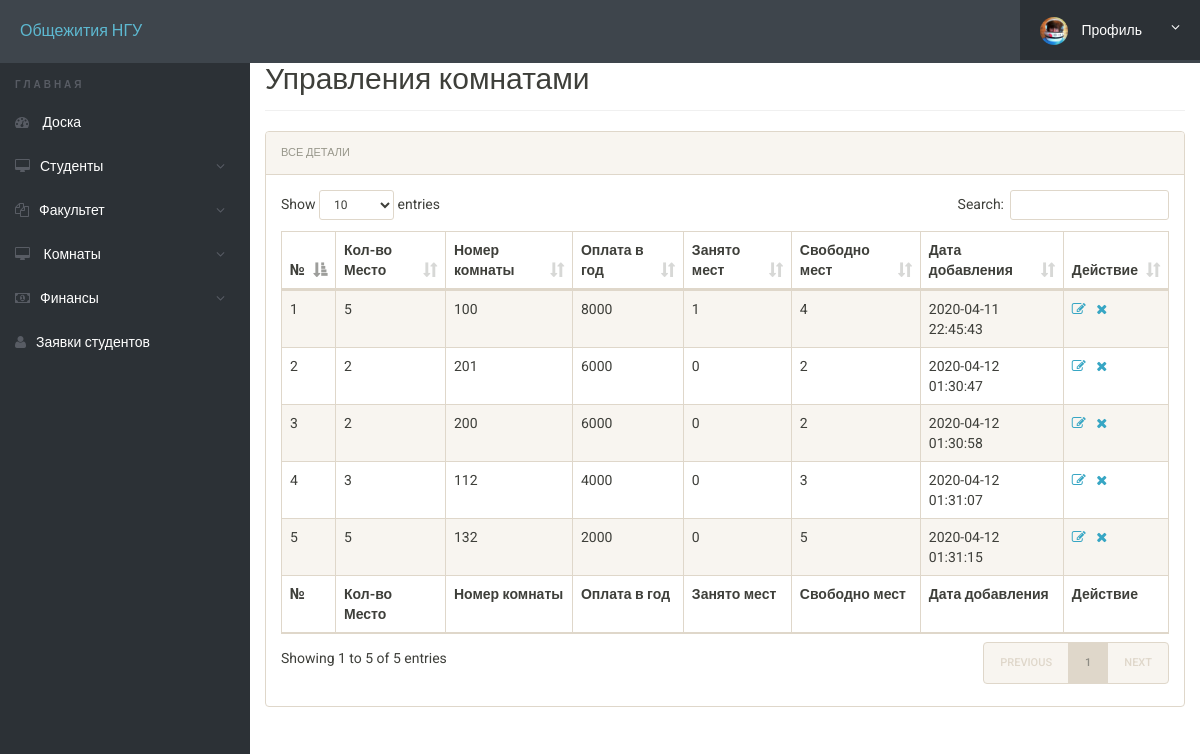
Screenshot of /admin/manage-rooms.php (signed in) with the database file from the repository.
### tables this page shows
CREATE TABLE `rooms` (
  `id` int(11) NOT NULL,
  `seater` int(11) DEFAULT NULL,
  `free_space` int(11) DEFAULT NULL,
  `room_no` int(11) DEFAULT NULL,
  `fees` int(11) DEFAULT NULL,
  `inventors` varchar(255) DEFAULT NULL,
  `posting_date` timestamp NULL DEFAULT current_timestamp()
);

### admin/manage-rooms.php (the view, shortened to what this page needs)
<?php
include('includes/config.php');
?>
<!doctype html>
<html lang="en" class="no-js">
<head>
	<link rel="stylesheet" href="css/font-awesome.min.css">
	<link rel="stylesheet" href="css/bootstrap.min.css">
	<link rel="stylesheet" href="css/dataTables.bootstrap.min.css">
	<link rel="stylesheet" href="css/bootstrap-social.css">
	<link rel="stylesheet" href="css/bootstrap-select.css">
	<link rel="stylesheet" href="css/fileinput.min.css">
	<link rel="stylesheet" href="css/awesome-bootstrap-checkbox.css">
	<link rel="stylesheet" href="css/style.css">
</head>
<body>
	<?php include('includes/header.php');?>
	<div class="ts-main-content">
			<?php include('includes/sidebar.php');?>
		<div class="content-wrapper">
			<div class="container-fluid">
				<div class="row">
					<div class="col-md-12">
						<h2 class="page-title" style="margin-top: 4%">Управления комнатами</h2>
						<div class="panel panel-default">
							<div class="panel-heading">Все Детали</div>
							<div class="panel-body">
								<table id="zctb" class="display table table-striped table-bordered table-hover" cellspacing="0" width="100%">
									<thead>
										<tr>
										<th>№</th>
										<th>Кол-во Место</th>
										<th>Номер комнаты</th>
										<th>Оплата в год</th>
										<th>Занято мест</th>
										<th>Свободно мест</th>
										<th>Дата добавления</th>
										<th>Действие</th>
										</tr>
									</thead>
									<tfoot>
										<tr>
										<th>№</th>
										<th>Кол-во Место</th>
										<th>Номер комнаты</th>
										<th>Оплата в год</th>
										<th>Занято мест</th>
										<th>Свободно мест</th>
										<th>Дата добавления</th>
										<th>Действие</th>
										</tr>
									</tfoot>
									<tbody>
<?php
$ret="select * from rooms";
$stmt= $mysqli->prepare($ret) ;
$stmt->execute() ;
$res=$stmt->get_result();
$cnt=1;
while($row=$res->fetch_object())
	  {
$roomno = $row->room_no;
$result = "SELECT COUNT(*) FROM registration WHERE roomno=?";
$stmt = $mysqli->prepare($result);
$stmt->bind_param('i', $roomno);
$stmt->execute();
$stmt->bind_result($occupied_seats);
$total_seats = $row->seater;
$free_seats = $total_seats - $occupied_seats;
	  	?>
<tr><td><?php echo $cnt;;?></td>
<td><?php echo $row->seater;?></td>
<td><?php echo $row->room_no;?></td>
<td><?php echo $row->fees;?></td>
<td><?php echo $occupied_seats; ?></td>
<td><?php echo $free_seats; ?></td>
<td><?php echo $row->posting_date;?></td>
<td><a href="edit-room.php?id=<?php echo $row->id;?>"><i class="fa fa-edit"></i></a>&nbsp;&nbsp;
<a href="inventors.php?del=<?php echo $row->id;?>" onclick="return confirm("Do you want to delete");"><i class="fa fa-close"></i></a></td>
										</tr>
									<?php
$cnt=$cnt+1;
									 } ?>
									</tbody>
								</table>
							</div>
						</div>
					</div>
				</div>
			</div>
		</div>
	</div>
</body>
</html>

### admin/css/style.css (style rules this page uses)
html { font-size: 14px; }
@media only screen and (min-width: 480px) { html { font-size: 17px; } }
@media only screen and (min-width: 768px) { html { font-size: 14px; } }
body { font-size: 1em; }
a { color: #37a6c4; }
.panel { overflow: hidden; }
.page-title { padding-bottom: 15px; margin-bottom: 20px; border-bottom: 1px solid #f0f0f0; }
.ts-main-content .content-wrapper { padding-top: 15px; margin-top: 10px; }
@media only screen and (min-width: 992px) { .ts-main-content .content-wrapper { margin-left: 250px; } }

### rows the page displays
rooms: seater "5", room_no "100", fees "8000", occupied_seats "1", free_seats "4", posting_date "2020-04-11 22:45:43"
rooms: seater "2", room_no "201", fees "6000", occupied_seats "0", posting_date "2020-04-12 01:30:47"
rooms: seater "2", room_no "200", fees "6000", occupied_seats "0", posting_date "2020-04-12 01:30:58"
rooms: seater "3", room_no "112", fees "4000", occupied_seats "0", posting_date "2020-04-12 01:31:07"
rooms: seater "5", room_no "132", fees "2000", occupied_seats "0", posting_date "2020-04-12 01:31:15"
